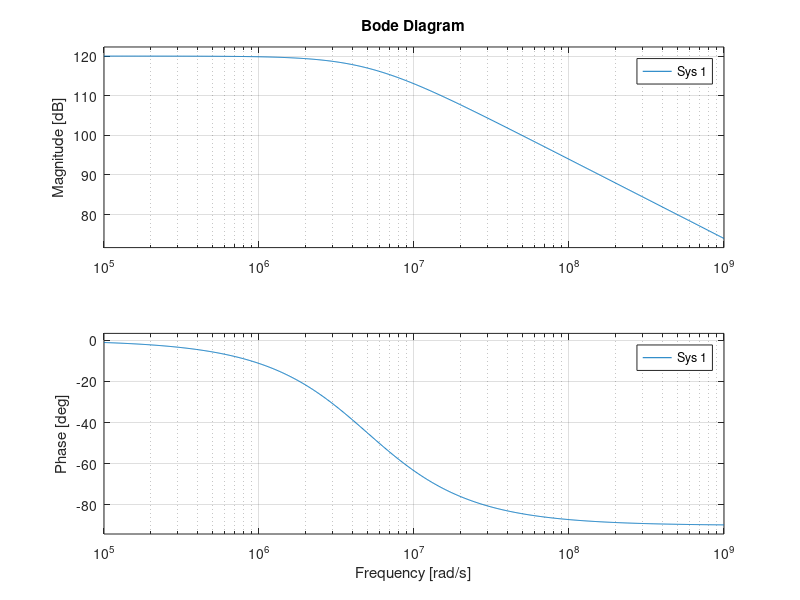

Write the MATLAB code that produced this figure.
% Stability analysis for a JFET-bootstraped TIA
pkg load control;
s = tf('s');

Cds=100e-12;
Ra=1e+3;        % Rds || Rb, approx. Rb
gm=2.5e-3;
Cb=50e-12+4e-12; % Cpd + Cgs
Rf=1e+6;
Cf=0.2e-12;

GBW=3e+6;    % OPA189

Za = Ra/(1+Ra*Cds*s);
Zeq1=Za + Za*gm/(s*Cb) + 1/(s*Cb);
Zeq=1/(1/Zeq1+(7.2e-12+2e-12)*s);   % Cin + Cgd
Hg = 1/(s/(2*pi*GBW));
Hlg = Zeq/(Zeq+Rf/(1+Rf*5e-12*s));  % Cf set here
%margin(Hg*Hlg)
Zf=Rf/(1+Rf*Cf*s);
bode(minreal(Hg*Zf/(-(Hg+1)*Zeq)+Zf))
input("foo")
